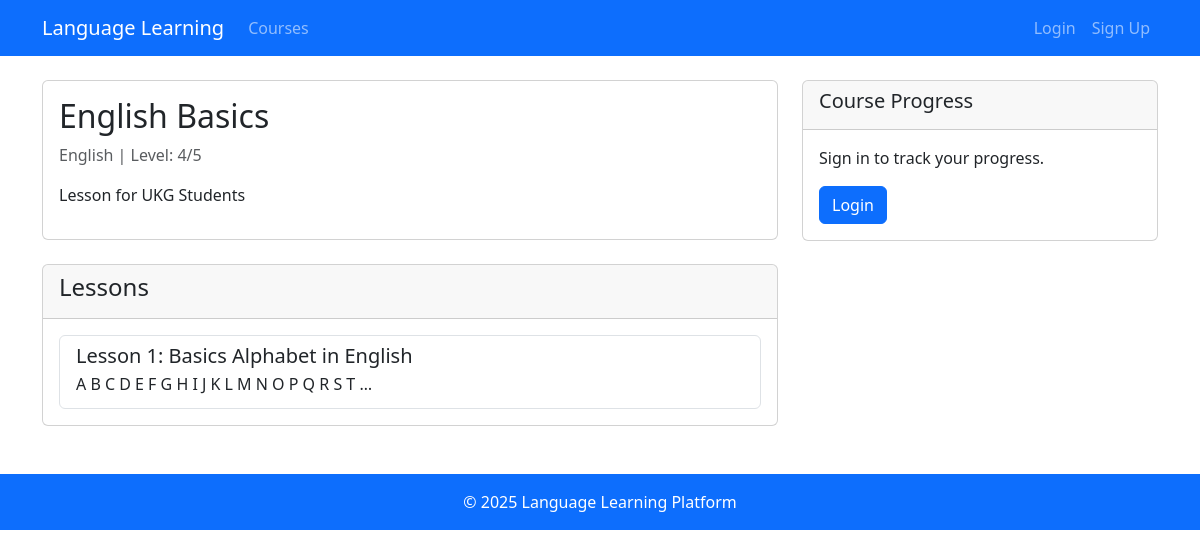
The page /courses/1/ on the database its author committed.
### learning/models.py (models this page shows, shortened)
class Course(models.Model):
    title = models.CharField(max_length=200)
    language = models.ForeignKey(Language, on_delete=models.CASCADE)
    description = models.TextField()
    created_at = models.DateTimeField(auto_now_add=True)
    updated_at = models.DateTimeField(auto_now=True)
    difficulty = models.IntegerField(
        validators=[MinValueValidator(1), MaxValueValidator(5)]
    )
    is_active = models.BooleanField(default=True)

class Language(models.Model):
    name = models.CharField(max_length=100)
    code = models.CharField(max_length=10)
    def __str__(self):
        return self.name

class Lesson(models.Model):
    course = models.ForeignKey(Course, on_delete=models.CASCADE)
    title = models.CharField(max_length=200)
    content = models.TextField()
    order = models.PositiveIntegerField()
    class Meta:
        ordering = ['order']

### learning/views.py (the view)
# urls.py: path('courses/<int:course_id>/', views.course_detail, name='course_detail'),
def course_detail(request, course_id):
    course = get_object_or_404(Course, pk=course_id)
    lessons = course.lesson_set.all().order_by('order')
    user_progress = None
    if request.user.is_authenticated:
        user_progress, created = UserProgress.objects.get_or_create(
            user=request.user,
            course=course
        )
    return render(request, 'courses/course_detail.html', {
        'course': course,
        'lessons': lessons,
        'user_progress': user_progress
    })

### templates/courses/course_detail.html (shortened to what this page needs)
{% extends 'base.html' %}
{% block content %}
<div class="row">
    <div class="col-md-8">
        <div class="card mb-4">
            <div class="card-body">
                <h2>{{ course.title }}</h2>
                <p class="text-muted">{{ course.language }} | Level: {{ course.difficulty }}/5</p>
                <p>{{ course.description }}</p>
            </div>
        </div>
        <div class="card">
            <div class="card-header">
                <h4>Lessons</h4>
            </div>
            <div class="card-body">
                {% if lessons %}
                    <div class="list-group">
                        {% for lesson in lessons %}
                            <a href="{% url 'lesson_detail' lesson.id %}" class="list-group-item list-group-item-action">
                                <div class="d-flex w-100 justify-content-between">
                                    <h5 class="mb-1">Lesson {{ lesson.order }}: {{ lesson.title }}</h5>
                                </div>
                                <p class="mb-1">{{ lesson.content|truncatewords:20 }}</p>
                            </a>
                        {% endfor %}
                    </div>
                {% else %}
                    <p class="text-muted">No lessons available yet.</p>
                {% endif %}
            </div>
        </div>
    </div>
    <div class="col-md-4">
        <div class="card mb-4">
            <div class="card-header">
                <h5>Course Progress</h5>
            </div>
            <div class="card-body">
                {% if user.is_authenticated %}
                    {% if user_progress %}
                        <div class="progress mb-3">
                            {% with completed=user_progress.completed_lessons.count total=lessons.count %}
                                <div class="progress-bar" role="progressbar"
                                     style="width: {% widthratio completed total 100 %}%"
                                     aria-valuenow="{{ completed }}"
                                     aria-valuemin="0"
                                     aria-valuemax="{{ total }}">
                                    {{ completed }}/{{ total }} lessons
                                </div>
                            {% endwith %}
                        </div>
                        <p>Last accessed: {{ user_progress.last_accessed|timesince }} ago</p>
                    {% else %}
                        <p>You haven't started this course yet.</p>
                        <a href="{% url 'course_list' %}" class="btn btn-primary">Start Learning</a>
                    {% endif %}
                {% else %}
                    <p>Sign in to track your progress.</p>
                    <a href="{% url 'login' %}?next={% url 'course_detail' course.id %}" class="btn btn-primary">Login</a>
                {% endif %}
            </div>
        </div>
    </div>
</div>
{% endblock %}

### templates/base.html (style rules this page uses)
body { padding-top: 56px; }

### rows shown on the page
Course: title "English Basics", language "English", difficulty "4", description "Lesson for UKG Students"
Lesson: order "1", title "Basics Alphabet in English", content "A B C D E F G H I J K L M N O P Q R S T …"
